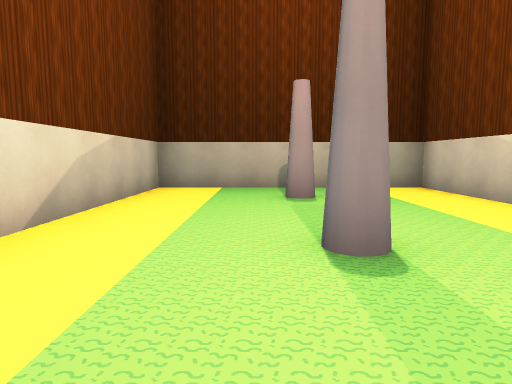
[1] (above)

20 first-person views from a walk through a Godot game level. The camera is 1.5 m above the floor, tilts 6° down and sees 75° across. The floor is counted in squares, 2 m on a side. Each view is taken from the middle of a square. On the plan, view 1 faces up. The plan holds only what a view shows up to about 11 squares ahead; the rest is blank. The place goes on beyond the plan. Some surface patterns are stand-ins.

[2]
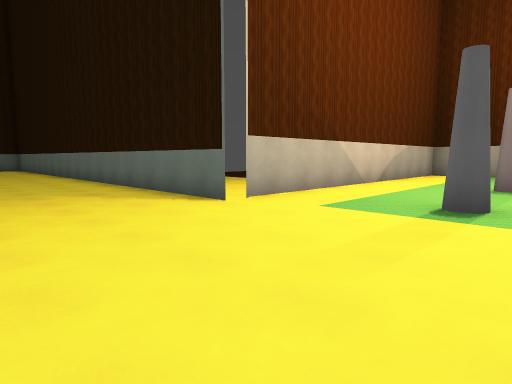

[3]
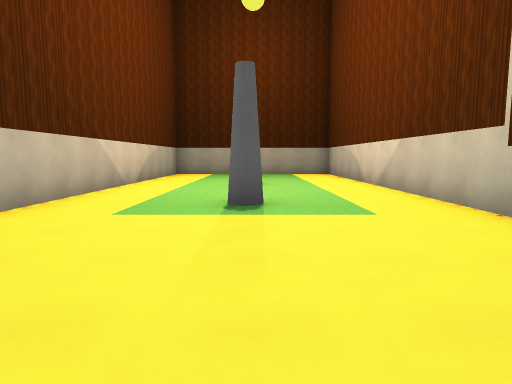

[4]
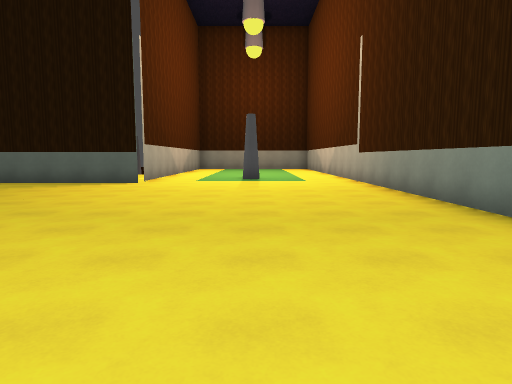

[5]
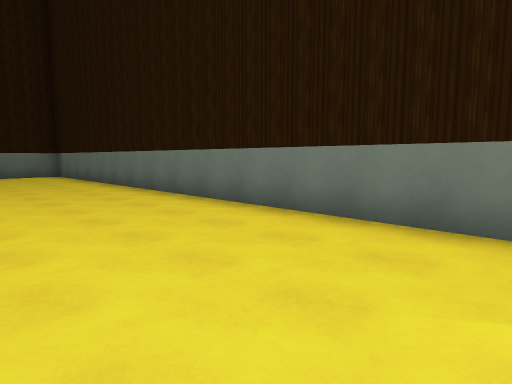

[6]
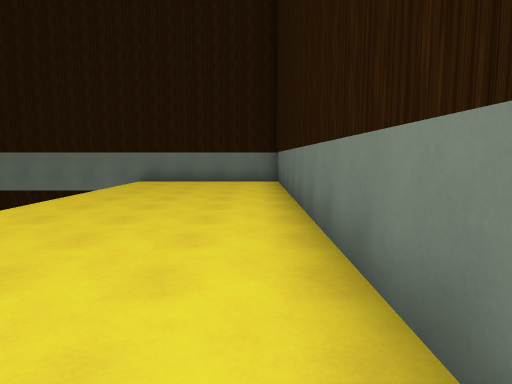

[7]
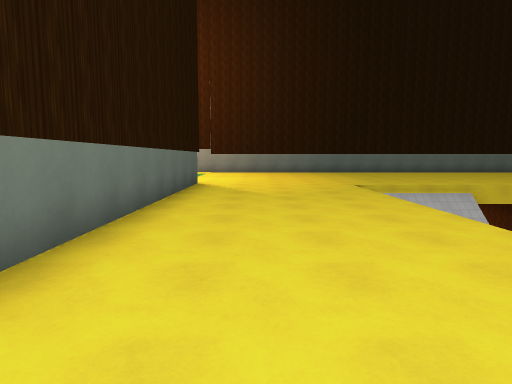

[8]
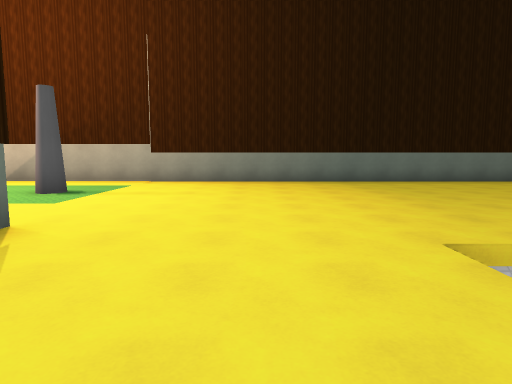

[9]
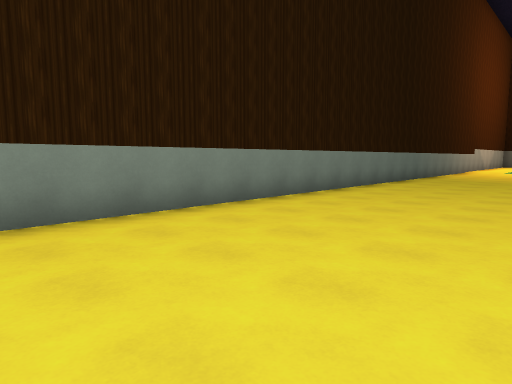

[10]
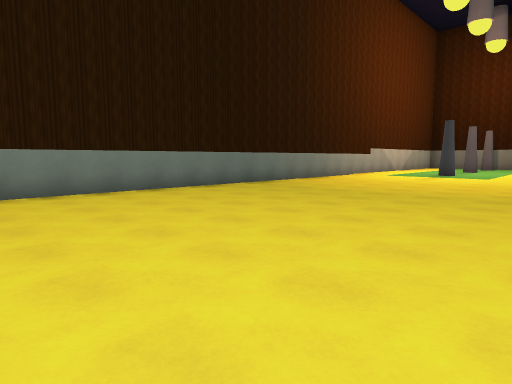

[11]
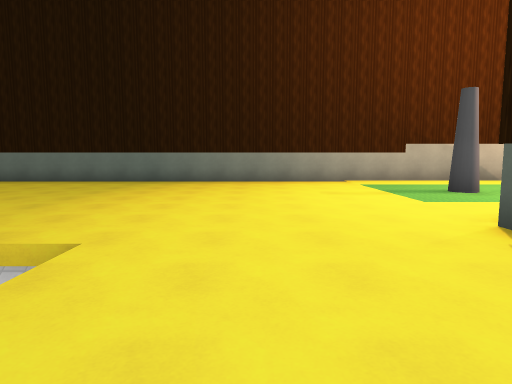

[12]
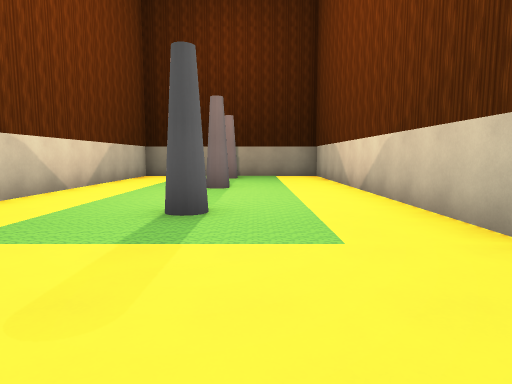

[13]
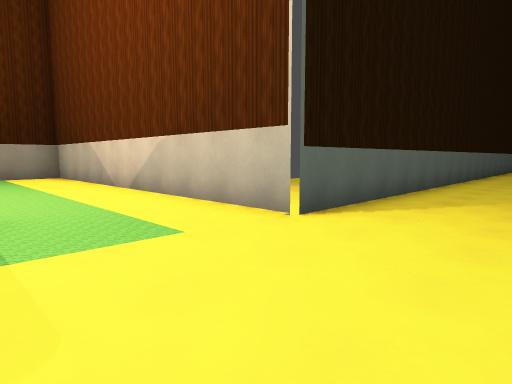

[14]
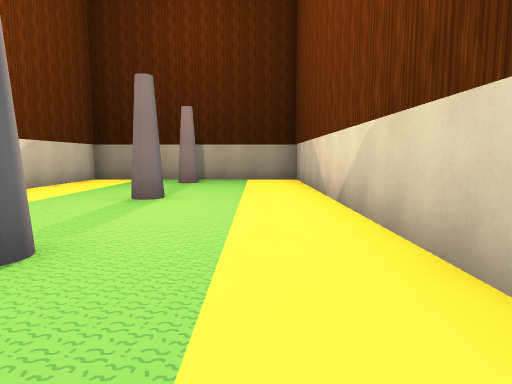

[15]
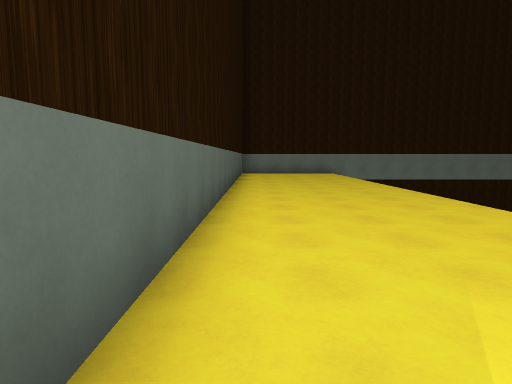

[16]
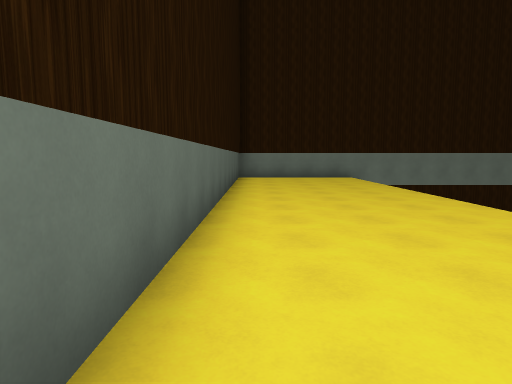

[17]
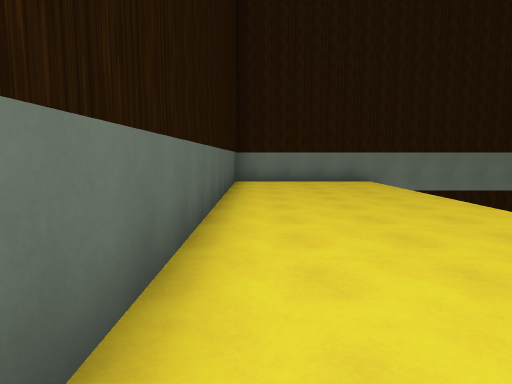

[18]
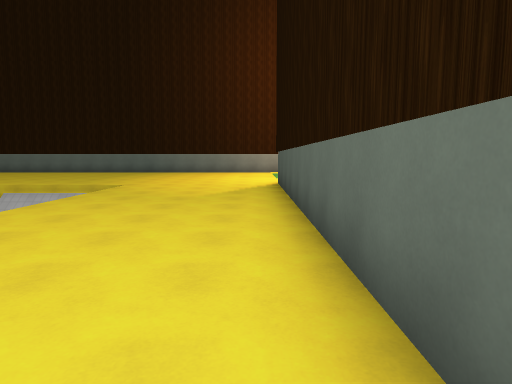

[19]
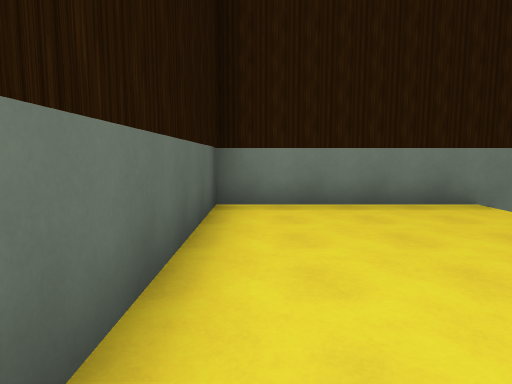

[20]
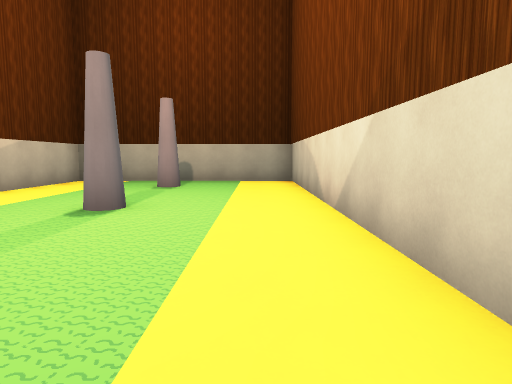

### Floor plan
Key: @ floor where view 1 was taken; # wall or solid block; . main floor; - floor 20.25 m lower than the main floor; / step, stairs or slope.
Columns run from 20 left of view 1 to 5 right of it. Each row starts with its distance up from view 1.
  9                  ########
  8                  #......#
  7                  #......#
  6                  #...#..#
  5                  #......#
  4                  #......#
  3                  #...#..#
  2                  #......#
  1                  #......#
  0                  ##.@...#
 -1                   #..#..#
 -2 ###################......
 -3 #........................
 -4 #........................
 -5 #........................
 -6 #........ ...............
 -7 #   --/    ///////.......
 -8                  /.......
 -9                 //.......
-10                 -/.......
-11                  /.......#
-12                   .......#
-13                  /.......#
-14                  /.......#
-15                  /.......#
-16                  /.......#
-17                  /.......#
-18                  /.......
-19                  /.......
-20                  /.......
-21 #                /.......
-22 #........................
-23 #........................
-24 #........................
-25 #........................#
-26 ##################.......#
-27                  #...#...#
-28                  #.......#
-29                  #.......#
-30                  #.......#
-31                  #...#...#
-32                  #.......#
-33                  #.......#
-34                  #...#...#
-35                  #.......#
-36                  #########

Where each view was taken, in squares from view 1:
view 1: 0 up, 0 right, facing up
view 2: 6 down, 2 right, facing up-left
view 3: 6 down, 1 right, facing up
view 4: 12 down, 1 right, facing up
view 5: 6 down, 5 left, facing up-left
view 6: 3 down, 9 left, facing left
view 7: 4 down, 12 left, facing right
view 8: 5 down, 6 left, facing right
view 9: 8 down, 0 right, facing down-right
view 10: 13 down, 3 left, facing down-right
view 11: 23 down, 6 left, facing right
view 12: 23 down, 0 right, facing down
view 13: 23 down, 1 right, facing down-left
view 14: 25 down, 1 left, facing down
view 15: 25 down, 4 left, facing left
view 16: 25 down, 7 left, facing left
view 17: 25 down, 9 left, facing left
view 18: 25 down, 12 left, facing right
view 19: 25 down, 14 left, facing left
view 20: 2 down, 3 right, facing up
